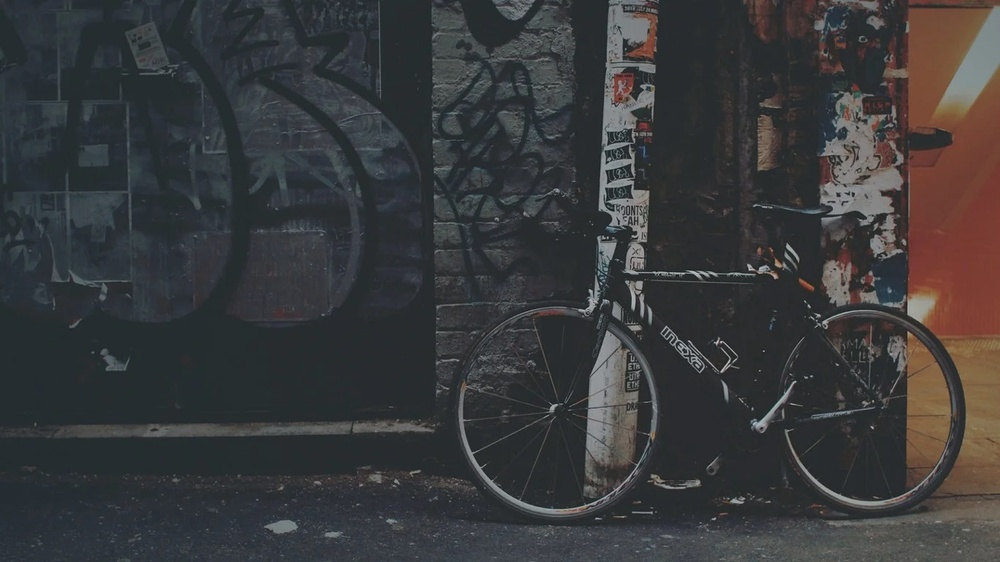
#> input picture assets/bike.jpg, 1000 x 562 px, shrunk from 1366 x 768 before the run
$ python introduction.py
#> lines starting #> are read from the running program, lines starting #| are printed output that depends on the picture
import numpy as np
import cv2

# This is how you get open an image.
img = cv2.imread("assets/bike.jpg", cv2.IMREAD_GRAYSCALE)
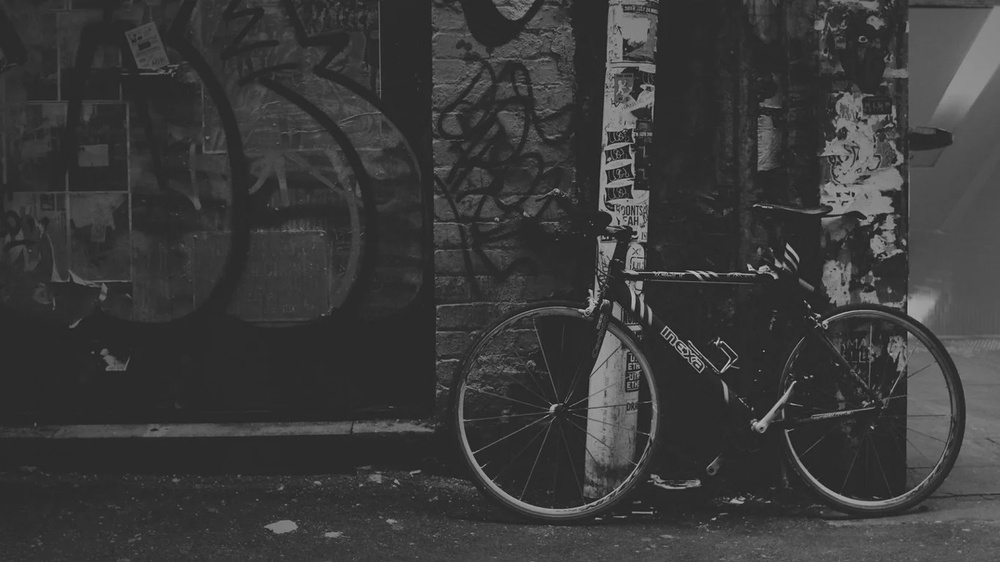
#> img: shape (562, 1000); min 18, max 208, mean 58.4

cv2.imshow("Bike", img) # Open the image.
cv2.waitKey(0)          # Keep the window, till you press 0.
cv2.destroyAllWindows() # If you press zeros, then close all cv2 windows.
